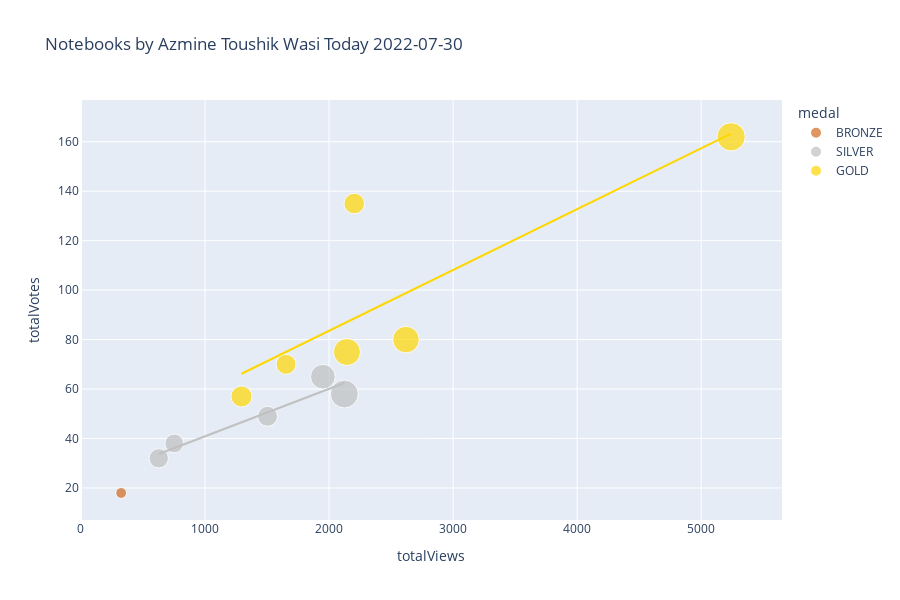

This figure's notebook cell:
### Markdown cell above
# Plotly Scatter Plot

You may want to tweak these settings depending on how many notebooks you have...

### Code cell
import plotly.express as px
from datetime import datetime


df['totalComments'].fillna(0, inplace=True)
df['medal'].fillna('N/A', inplace=True)
df['size'] = df['totalComments'].clip(lower=1)
color_map = {
    'GOLD': 'gold',
    'SILVER': 'silver',
    'BRONZE': 'chocolate',
    'N/A': '#333'
}
px.scatter(
    df,
    'totalViews',
    'totalVotes',
    title=f'Notebooks by {df.author_displayName.get(0)} Today '+str(datetime.today().strftime('%Y-%m-%d')),
    log_x=False,
    log_y=False,
    #width=800, 
    height=600,
    color='medal',
    color_discrete_map=color_map,
    size='size',
    trendline='ols',
    trendline_options=dict(log_x=False, log_y=False, add_constant=True),
    #trendline='lowess', # Use for Locally Weighted Scatterplot Smoothing line
    #trendline_scope='overall', # Use this for one trendline
    hover_name='title',
    hover_data={
        'size': False,
        'totalViews': ':,.0f',
        'totalVotes': ':,.0f',
        'totalLines': ':,.0f',
        'totalComments': ':,.0f',
        'viewsPerVote': ':,.0f',
        'languageName': True,
        'versionNumber': True,
        'lastRun': True,
        'lastRunExecutionTimeSeconds': ':,.0f',
        'medal': True,
    })

### Figure 1 — Plotly figure (JSON) as saved in the notebook; plotly's stock layout.template omitted (floating-point values rounded to 4 significant figures)
{"data": [{"customdata": [[5, 435, 5, 17.11, "Python", 16, "Fri Jul 29 21:46:33 2022", 483, "BRONZE"]], "hovertemplate": "<b>%{hovertext}</b><br><br>medal=%{customdata[8]}<br>totalViews=%{x:,.0f}<br>totalVotes=%{y:,.0f}<br>totalLines=%{customdata[1]:,.0f}<br>totalComments=%{customdata[2]:,.0f}<br>viewsPerVote=%{customdata[3]:,.0f}<br>languageName=%{customdata[4]}<br>versionNumber=%{customdata[5]}<br>lastRun=%{customdata[6]}<br>lastRunExecutionTimeSeconds=%{customdata[7]:,.0f}<extra></extra>", "hovertext": ["Daily AQI - Air Quality Index [Scheduled]"], "legendgroup": "BRONZE", "marker": {"color": "chocolate", "size": [5], "sizemode": "area", "sizeref": 0.085, "symbol": "circle"}, "mode": "markers", "name": "BRONZE", "orientation": "v", "showlegend": true, "type": "scatter", "x": [324], "xaxis": "x", "y": [18], "yaxis": "y"}, {"hovertemplate": "medal=BRONZE<extra></extra>", "legendgroup": "BRONZE", "marker": {"color": "chocolate", "symbol": "circle"}, "mode": "lines", "name": "BRONZE", "showlegend": false, "type": "scatter", "xaxis": "x", "yaxis": "y"}, {"customdata": [[17, 382, 17, 30.1, "Python", 12, "Fri Jul 29 02:54:57 2022", 75, "SILVER"], [15, 461, 15, 19.31, "Python", 17, "Thu Jul 28 09:42:24 2022", 79, "SILVER"], [26, 536, 26, 29.56, "Python", 16, "Wed Jul 27 09:00:24 2022", 60, "SILVER"], [33, 306, 33, 36, "Python", 14, "Mon Jul 25 01:48:12 2022", 65, "SILVER"], [16, 391, 16, 19.03, "Python", 17, "Sun Jul 24 06:03:43 2022", 354, "SILVER"]], "hovertemplate": "<b>%{hovertext}</b><br><br>medal=%{customdata[8]}<br>totalViews=%{x:,.0f}<br>totalVotes=%{y:,.0f}<br>totalLines=%{customdata[1]:,.0f}<br>totalComments=%{customdata[2]:,.0f}<br>viewsPerVote=%{customdata[3]:,.0f}<br>languageName=%{customdata[4]}<br>versionNumber=%{customdata[5]}<br>lastRun=%{customdata[6]}<br>lastRunExecutionTimeSeconds=%{customdata[7]:,.0f}<extra></extra>", "hovertext": ["ML Foundation ➡️ Feature Engineering", "Investment and Financial Analysis  🏭 GeoExports", "UCL ⚽ EDA & Viz ⭐ 2021-22 ⭐ Players & Teams", "▶️ Cristiano Ronaldo ⚽ Goals  📊 EDA, Analysis", "Coursera 📉 EDA, Insights, Sentiment Analysis"], "legendgroup": "SILVER", "marker": {"color": "silver", "size": [17, 15, 26, 33, 16], "sizemode": "area", "sizeref": 0.085, "symbol": "circle"}, "mode": "markers", "name": "SILVER", "orientation": "v", "showlegend": true, "type": "scatter", "x": [1504, 752, 1950, 2123, 627], "xaxis": "x", "y": [49, 38, 65, 58, 32], "yaxis": "y"}, {"hovertemplate": "<b>OLS trendline</b><br>totalVotes = 0.0191839 * totalViews + 21.7113<br>R<sup>2</sup>=0.915166<br><br>medal=SILVER<br>totalViews=%{x:,.0f}<br>totalVotes=%{y:,.0f} <b>(trend)</b><extra></extra>", "legendgroup": "SILVER", "marker": {"color": "silver", "symbol": "circle"}, "mode": "lines", "name": "SILVER", "showlegend": false, "type": "scatter", "x": [627, 752, 1504, 1950, 2123], "xaxis": "x", "y": [33.74, 36.14, 50.56, 59.12, 62.44], "yaxis": "y"}, {"customdata": [[30, 592, 30, 32.36, "Python", 14, "Tue Jul 19 01:47:02 2022", 50, "GOLD"], [19, 608, 19, 22.33, "Python", 19, "Sun Jul 17 06:36:10 2022", 102, "GOLD"], [31, 380, 31, 28.22, "Python", 13, "Sat Jul  9 12:08:22 2022", 56, "GOLD"], [17, 342, 17, 23.3, "Python", 14, "Tue Jul  5 04:38:45 2022", 70, "GOLD"], [18, 645, 18, 16.21, "Python", 1, "Fri Jul  1 18:28:34 2022", 6, "GOLD"], [34, 357, 34, 32.16, "Python", 7, "Fri Jul  1 08:32:21 2022", 85, "GOLD"]], "hovertemplate": "<b>%{hovertext}</b><br><br>medal=%{customdata[8]}<br>totalViews=%{x:,.0f}<br>totalVotes=%{y:,.0f}<br>totalLines=%{customdata[1]:,.0f}<br>totalComments=%{customdata[2]:,.0f}<br>viewsPerVote=%{customdata[3]:,.0f}<br>languageName=%{customdata[4]}<br>versionNumber=%{customdata[5]}<br>lastRun=%{customdata[6]}<br>lastRunExecutionTimeSeconds=%{customdata[7]:,.0f}<extra></extra>", "hovertext": ["ML Foundation ➡️ Bias-Variance Tradeoff ", "Divorce Prediction & Reasons Analysis with PCA", "▶️ Lionel Messi 📊 Extended EDA ⚽ Goals ", "ML Foundation ➡️ Cross Validation ✅ All Methods", "ML Foundation ➡️ Clustering Techniques, Algorithms", "ML Foundation ➡️ Imputation : All Techniques"], "legendgroup": "GOLD", "marker": {"color": "gold", "size": [30, 19, 31, 17, 18, 34], "sizemode": "area", "sizeref": 0.085, "symbol": "circle"}, "mode": "markers", "name": "GOLD", "orientation": "v", "showlegend": true, "type": "scatter", "x": [2620, 1294, 2144, 1653, 2203, 5241], "xaxis": "x", "y": [80, 57, 75, 70, 135, 162], "yaxis": "y"}, {"hovertemplate": "<b>OLS trendline</b><br>totalVotes = 0.0246066 * totalViews + 34.3479<br>R<sup>2</sup>=0.684246<br><br>medal=GOLD<br>totalViews=%{x:,.0f}<br>totalVotes=%{y:,.0f} <b>(trend)</b><extra></extra>", "legendgroup": "GOLD", "marker": {"color": "gold", "symbol": "circle"}, "mode": "lines", "name": "GOLD", "showlegend": false, "type": "scatter", "x": [1294, 1653, 2144, 2203, 2620, 5241], "xaxis": "x", "y": [66.19, 75.02, 87.1, 88.56, 98.82, 163.3], "yaxis": "y"}], "layout": {"height": 600, "legend": {"itemsizing": "constant", "title": {"text": "medal"}, "tracegroupgap": 0}, "title": {"text": "Notebooks by Azmine Toushik Wasi Today 2022-07-30"}, "xaxis": {"anchor": "y", "domain": [0, 1], "title": {"text": "totalViews"}}, "yaxis": {"anchor": "x", "domain": [0, 1], "title": {"text": "totalVotes"}}}}
